Frame 1 (no input): blank canvas, image omitted
Frame 60 (the mouse pressed at the canvas centre just before this capture): blank canvas, image omitted
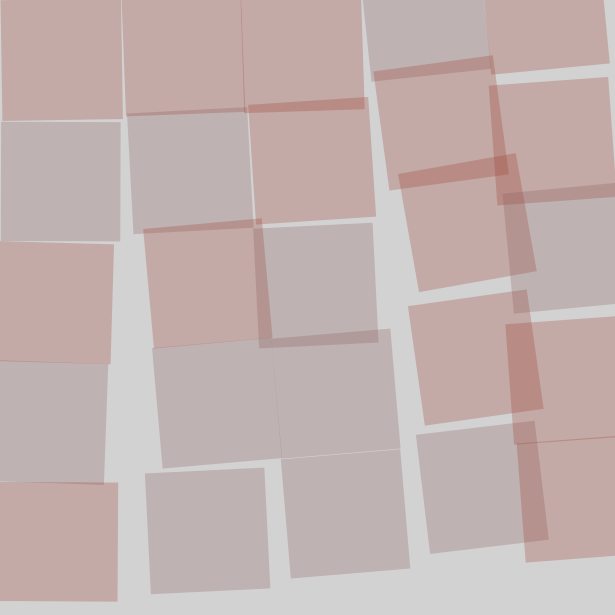
Frame 120 (the mouse held since frame 60 and released just before this capture)

The Processing sketch whose frames 1 and 60 were blank and that drew this single picture after the mouse press (run headless with seeded random() and noise(); from frame 60 on, the mouse is pressed at the canvas centre):

// Processing sketch: processing_153935
// ── processing_153935.pde

void setup() {
  size(615, 615);
  rectMode(CORNERS);
  noStroke();
  //frameRate(1);  // set the frame rate to 1 draw() call per second
  randomSeed(day() + month() + year() + hour() + minute() + second() + millis());
  frameRate(10);
} //end of setup


void draw() {
  if (mousePressed) {
    
    background(210);
    
    float os = 1.0;     // The offset from the edge of the screen and random max distance from central point of square
    float sqR = 120.0;  // The width of the square from the centre
    float fRed = 0.5;   // The frequency of red squares on the grid
    
    for (int x=0; x<5; x++) {
      for (int y=0; y<5; y++) {
        if (random(1)<fRed) 
          fill(#993322, 64);
        else
          fill(#885555, 64);
        float rot = random(5)-2.5;
        translate(0, 0);
        rotate(radians(rot));
        float xP = x*sqR+os;
        float yP = y*sqR+os;
        float osX = xP + random(os*2)-os;
        float osY = yP + random(os*2)-os;
        rect( osX, osY, xP+sqR, yP+sqR);
        println("x=",x,", y=",y,", xP=",xP,", yP=",yP,", osX=",osX,", osY=",osY,", rot=",rot);
      }
    }
  }
} //end of draw 
